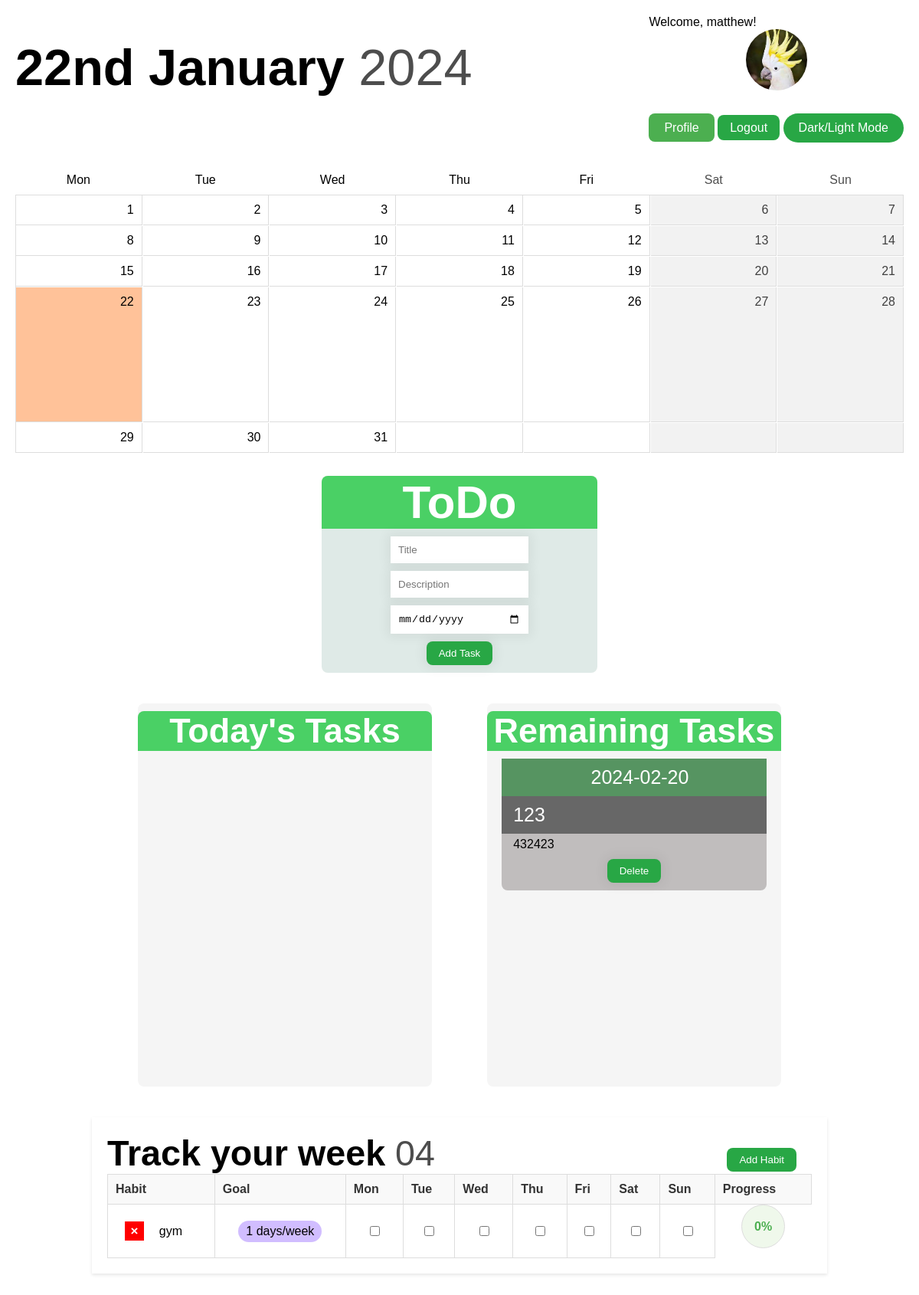
Page / (signed in) on the committed database.
### app.py (models this page shows)
class User(db.Model):
    id = db.Column(db.Integer, primary_key=True)
    username = db.Column(db.String(80), unique=True, nullable=False)
    password = db.Column(db.String(120), nullable=False)
    profile_pic = db.Column(db.String(120), nullable=True)

class Task(db.Model):
    id = db.Column(db.Integer, primary_key=True)
    title = db.Column(db.String(80), nullable=False)
    description = db.Column(db.String(200), nullable=False)
    day = db.Column(db.String(20), nullable=False)
    user_id = db.Column(db.Integer, db.ForeignKey('user.id'), nullable=False)
    user = db.relationship('User', backref=db.backref('tasks', lazy=True))

class Habit(db.Model):
    id = db.Column(db.Integer, primary_key=True)
    habit_name = db.Column(db.String(100), nullable=False)
    goal_days = db.Column(db.Integer, nullable=False)
    user_id = db.Column(db.Integer, db.ForeignKey('user.id'), nullable=False)
    user = db.relationship('User', backref=db.backref('habits', lazy=True))

### app.py (the view)
@app.route('/')
def home():
    if 'user_id' not in session:
        return redirect(url_for('login'))
    user_id = session['user_id']
    user = User.query.get(user_id)
    if user:
        calendar_data = generate_calendar_data()
        now = datetime.datetime.now()
        week_of_year = now.strftime("%V")
        week_of_year = week_of_year.zfill(2)
    if user:
        calendar_data = generate_calendar_data()
        now = datetime.datetime.now()
        week_of_year = now.strftime("%V")
        habits = Habit.query.filter_by(user_id=user.id).all()
        habit_logs = HabitLog.query.filter(
            HabitLog.habit_id.in_([habit.id for habit in habits]),
            db.extract('month', HabitLog.log_date) == datetime.datetime.now().month
        ).all()
        habit_tracking_data = {}
        for habit in habits:
            habit_logs_for_habit = [log for log in habit_logs if log.habit_id == habit.id]
            habit_tracking_data[habit.id] = {
                'habit_name': habit.habit_name,
                'goal_days': habit.goal_days,
                'logs': {log.log_date.day: log.progress for log in habit_logs_for_habit}
            }
        now = datetime.datetime.now()
        formatted_date = f"{ordinal(now.day)} {now.strftime('%B')}"
        current_year = f"{now.strftime('%Y')}"
        checkbox_states = get_checkbox_states(user.id)
        tasks = Task.query.filter_by(user_id=user.id).all()
        today = datetime.datetime.today().date()
        tasks_today = Task.query.filter_by(user_id=user.id, day=today).all()
        tasks_remaining = Task.query.filter(Task.user_id == user.id, Task.day > today).all()
        return render_template('index.html', user=user, calendar_data=calendar_data,
                               formatted_date=formatted_date, current_year=current_year, username=user.username,
                               habits=habits, habit_tracking_data=habit_tracking_data, checkbox_states=checkbox_states,
                               tasks=tasks, tasks_today=tasks_today, tasks_remaining=tasks_remaining, week_of_year=week_of_year)
    else:
        return redirect(url_for('login'))

### app.py (called while the page is built)
def generate_calendar_data(year=None, month=None):
    now = datetime.datetime.now()
    current_year = year or now.year
    current_month = month or now.month
    _, days_in_month = calendar.monthrange(current_year, current_month)
    first_day_of_month = datetime.date(current_year, current_month, 1)
    first_day_of_week = first_day_of_month.weekday()
    leading_empty_cells = first_day_of_week
    calendar_grid = [None] * leading_empty_cells + list(range(1, days_in_month + 1))
    trailing_empty_cells = (7 - (len(calendar_grid) % 7)) % 7
    calendar_grid += [None] * trailing_empty_cells
    calendar_grid_2d = [calendar_grid[i:i+7] for i in range(0, len(calendar_grid), 7)]
    calendar_data = {
        'current_date': now.strftime("%B %Y"),
        'days_in_month': calendar_grid_2d,
        'current_day': now.day,
    }
    return calendar_data

def ordinal(number):
    if 10 <= number % 100 <= 20:
        suffix = 'th'
    else:
        suffix = {1: 'st', 2: 'nd', 3: 'rd'}.get(number % 10, 'th')
    return f"{number}{suffix}"

def get_checkbox_states(user_id):
    checkbox_states = {}
    habit_logs = HabitLog.query.join(Habit).filter(Habit.user_id == user_id).all()
    for log in habit_logs:
        checkbox_states[(log.habit_id, log.day_index)] = log.checked
    return checkbox_states

### templates/index.html (shortened to what this page needs)
<!DOCTYPE html>
<html lang="en">
<head>
        <link rel="stylesheet" href="../static/style.css">
</head>
<body>
    <div id="top-bar">
        <div id="date">
            <span class="formatted-date">{{ formatted_date }}</span>
            <span class="current-year">{{ current_year }}</span>
        </div>
        <div id="account">
            {% if username %}
            <span class="username">Welcome, {{ username }}!</span>
        <div class="profile-pic-container">
            {% if user.profile_pic %}
                <img src="{{ url_for('static', filename='profile/' + user.profile_pic) }}" alt="Profile Picture" class="profile-pic">
            {% endif %}
        </div>
            <a href="/profile" class="profile-button">Profile</a>
            <a href="{{ url_for('logout') }}" class="logout-button">Logout</a>
            {% endif %}
            <button class="toggle-dark-mode" onclick="toggleDarkMode()">Dark/Light Mode</button>
        </div>
    </div>
    <div id="calendar">
        <div id="weekdays">
            <div class="name">Mon</div>
            <div class="name">Tue</div>
            <div class="name">Wed</div>
            <div class="name">Thu</div>
            <div class="name">Fri</div>
            <div class="weekend">Sat</div>
            <div class="weekend">Sun</div>
        </div>
        <div id="month-view">
            {% for week in calendar_data.days_in_month %}
            {% for day in week %}
            {% if day %}
            {% if day == calendar_data.current_day %}
            <div class="day current-day">{{ day }}</div>
            {% else %}
            <div class="day">{{ day }}</div>
            {% endif %}
            {% else %}
            <div class="day"></div>
            {% endif %}
            {% endfor %}
            {% endfor %}
        </div>
    </div>
    <div class="to-do">
        <div class="to-do-head">
            <h1>ToDo</h1>
        </div>
        <form method="POST" action="/add_task">
            <input type="text" name="title" placeholder="Title" class="field">
            <input type="text" name="description" placeholder="Description" class="field">
            <input type="date" name="day" class="field">
            <input type="submit" value="Add Task" class="tasks-button">
        </form>
    </div>
    <div class="task-container">
        <div class="t-tasks">
            <div class="t-tasks-header">
                <h2>Today's Tasks</h2>
            </div>
        </div>
        <div class="r-tasks">
            <div class="r-tasks-header">
                <h2>Remaining Tasks</h2>
            </div>
            {% for task in tasks_remaining %}
                <div class="tasks">
                    <p class="task-day">{{ task.day }}</p>
                    <p class="task-title">{{ task.title }} </p>
                    <p class="task-d">{{ task.description }}</p>
                    <button type="button" class="tasks-button" onclick="location.href='/delete_task/{{ task.id }}'">Delete</button>
                </div>
            {% endfor %}
        </div>
    </div>
    <div class="tracker-container">
        <header>
            <div id="weektitle">
                <span class="formatted-date">Track your week</span>
                <span class="current-year">{{ week_of_year }}</span>
            </div>
            <button class="addHabitButton">Add Habit</button>
        </header>
        <table class="habit-tracker">
            <thead>
              <tr>
                <th>Habit</th>
                <th>Goal</th>
                {% for day in ['Mon', 'Tue', 'Wed', 'Thu', 'Fri', 'Sat', 'Sun'] %}
                  <th>{{ day }}</th>
                {% endfor %}
                <th class="progressColumn">Progress</th>
              </tr>
            </thead>
            <tbody>
              {% for habit in habits %}
                <tr>
                    <td>
                        <table class="nested-table">
                            <tr>
                                <td class="nested-td">
                                    <form action="{{ url_for('delete_habit', habit_id=habit.id) }}" method="POST">
                                        <input type="submit" value="&#215" class="delete-button">
                                    </form>
                                    <div class="habit">
                                        {{ habit.habit_name }}
                                    </div>
                                </td>
                            </tr>
                        </table>
                    </td>
                    <td class="goalColumn"><span class="goal-days">{{ habit.goal_days }} days/week</span></td>
                    {% for day in ['Mon', 'Tue', 'Wed', 'Thu', 'Fri', 'Sat', 'Sun'] %}
                        <td class="checkboxColumn">
                           <input
                               type="checkbox"
                               data-habit-id="{{ habit.id }}"
                               data-day-index="{{ loop.index }}"
                           >
                        </td>
                    {% endfor %}
                    <td class="progress habit-{{ habit.id }}-progress">0%</td>
                </tr>
            </tbody>
          {% endfor %}
        </table>
    </div>
</body>
</html>

### rows in the picture
User: username "matthew", profile_pic (picture)
Task: day "2024-02-20", title "123", description "432423"
Habit: habit_name "gym", goal_days "1"

### other values in the picture
{{ current_year }} "2024"
{{ day }} "1" "2" "3" "4" "5" "6" "7" "8" "9" "10" "11" "12" "13" "14" "15" "16" "17" "18" "19" "20" "21" "23" "24" "25" "26" "27" "28" "29" "30" "31"
{{ day }} "22"
{{ week_of_year }} "04"
{{ day }} "Mon" "Tue" "Wed" "Thu" "Fri" "Sat" "Sun"
